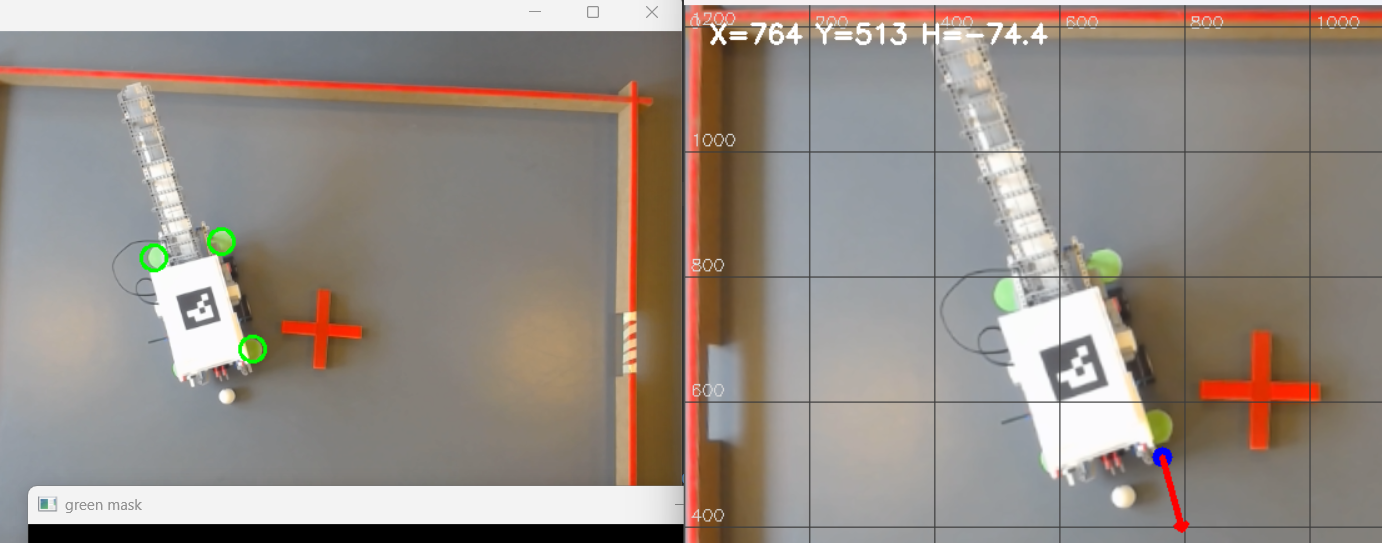
#> input picture 2cornertest.png, 1382 x 543 px, given in place of the camera
$ python white_closed.py
#> lines starting #> are read from the running program, lines starting #| are printed output that depends on the picture; after the words box and inside, x2 and y2 are one past the last pixel; in counts of white or black regions, pixels touching at a corner belong together
#> further down, frame is the input picture: shape (543, 1382, 3); mean B, G, R 132.9, 140.7, 150.6
### vision_bestfit/balls/ball_edges.py
# ball_edges.py
import cv2
import numpy as np

def compute_ball_edges(frame):
    """
    Input: BGR frame
    Output: edges_clean (uint8)
    """

    hsv = cv2.cvtColor(frame, cv2.COLOR_BGR2HSV)
#> hsv: shape (543, 1382, 3); mean H, S, V 45.5, 38.9, 153.5
    v = hsv[:, :, 2]
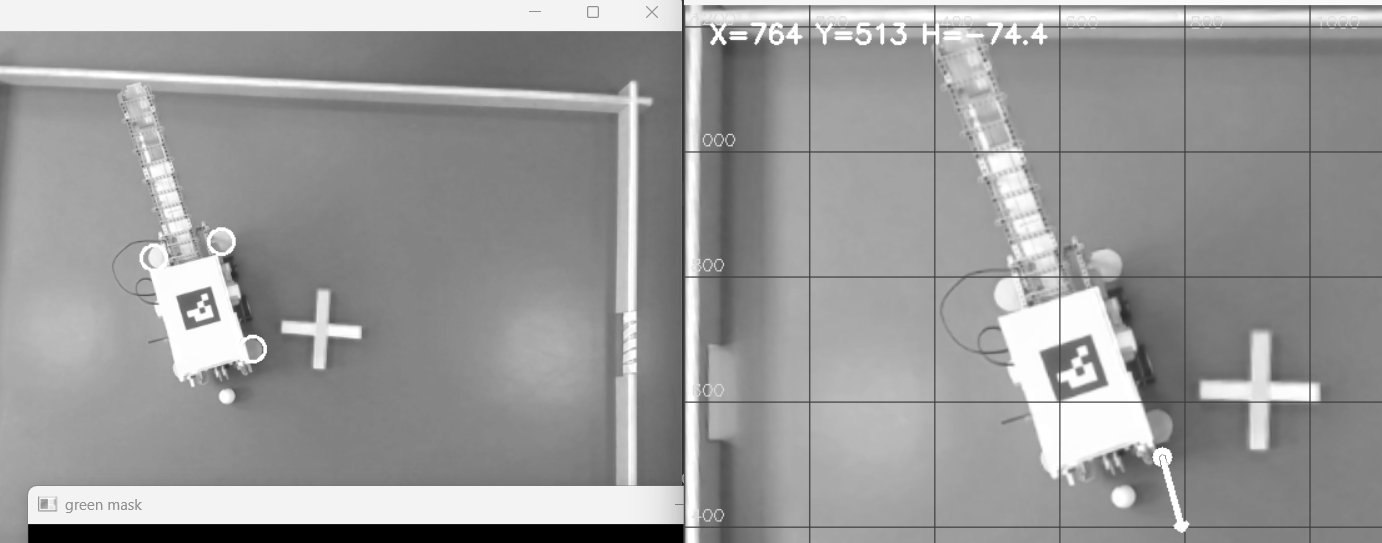
#> v: shape (543, 1382); min 0, max 255, mean 153.5

    clahe = cv2.createCLAHE(clipLimit=2.2, tileGridSize=(8, 8))
    v = clahe.apply(v)

    v = cv2.medianBlur(v, 7)
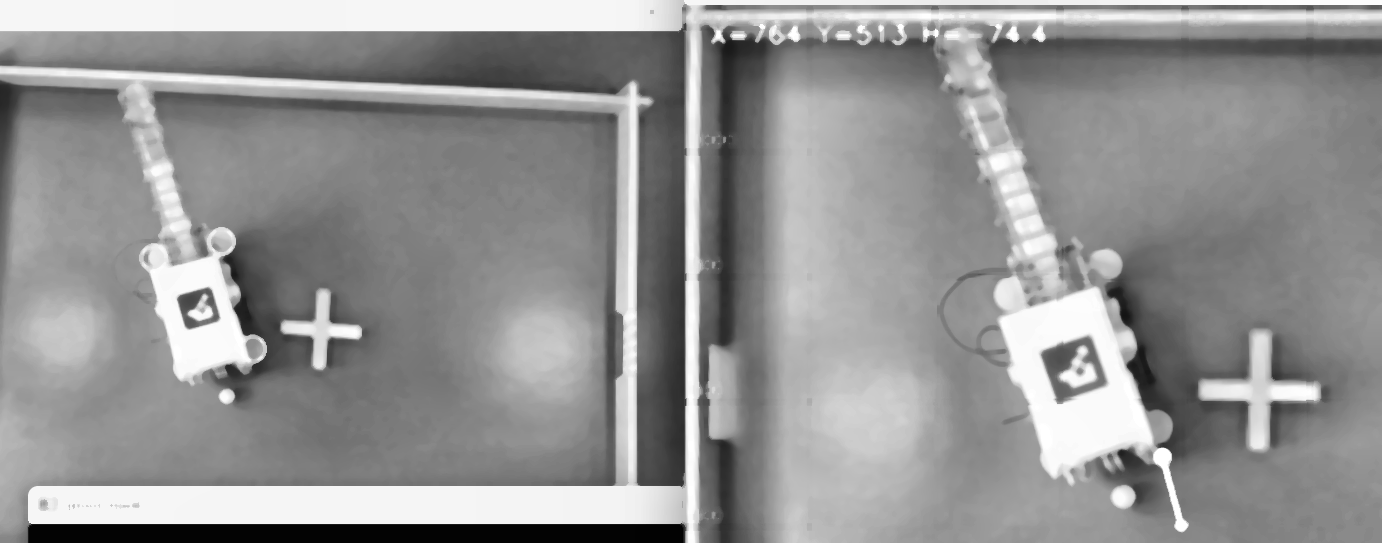
#> v: shape (543, 1382); min 2, max 255, mean 146.9
    v = cv2.GaussianBlur(v, (9, 9), 1.0)

    edges = cv2.Canny(v, 50, 150)
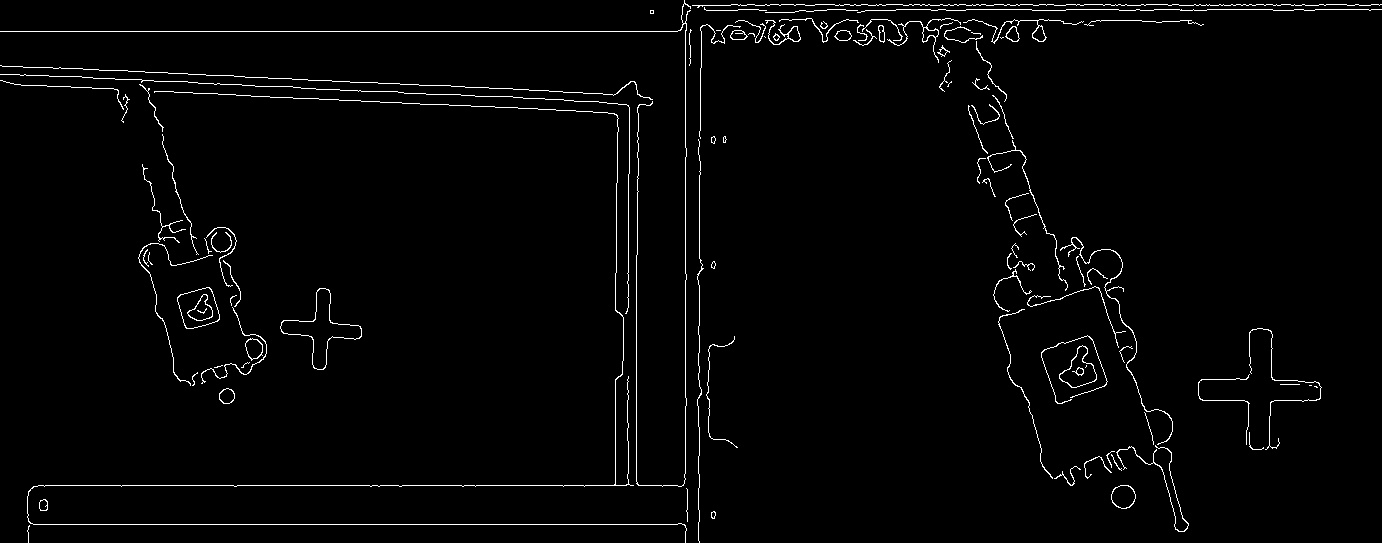
#> edges: shape (543, 1382); 2% white in thin lines or dots

    # fjern lange linjer (banen)
    k_h = cv2.getStructuringElement(cv2.MORPH_RECT, (25, 1))
    k_v = cv2.getStructuringElement(cv2.MORPH_RECT, (1, 25))
    edges = cv2.subtract(edges, cv2.morphologyEx(edges, cv2.MORPH_OPEN, k_h))
#> edges: shape (543, 1382); 1.6% white in thin lines or dots
    edges = cv2.subtract(edges, cv2.morphologyEx(edges, cv2.MORPH_OPEN, k_v))
#> edges: shape (543, 1382); 1.4% white in thin lines or dots

    # Let ekstra forstærkning for at lukke figurer
    edges_clean = cv2.dilate(
        edges,
        cv2.getStructuringElement(cv2.MORPH_ELLIPSE, (3, 3)),
        iterations=2  # <-- 1 ekstra pixel
    )
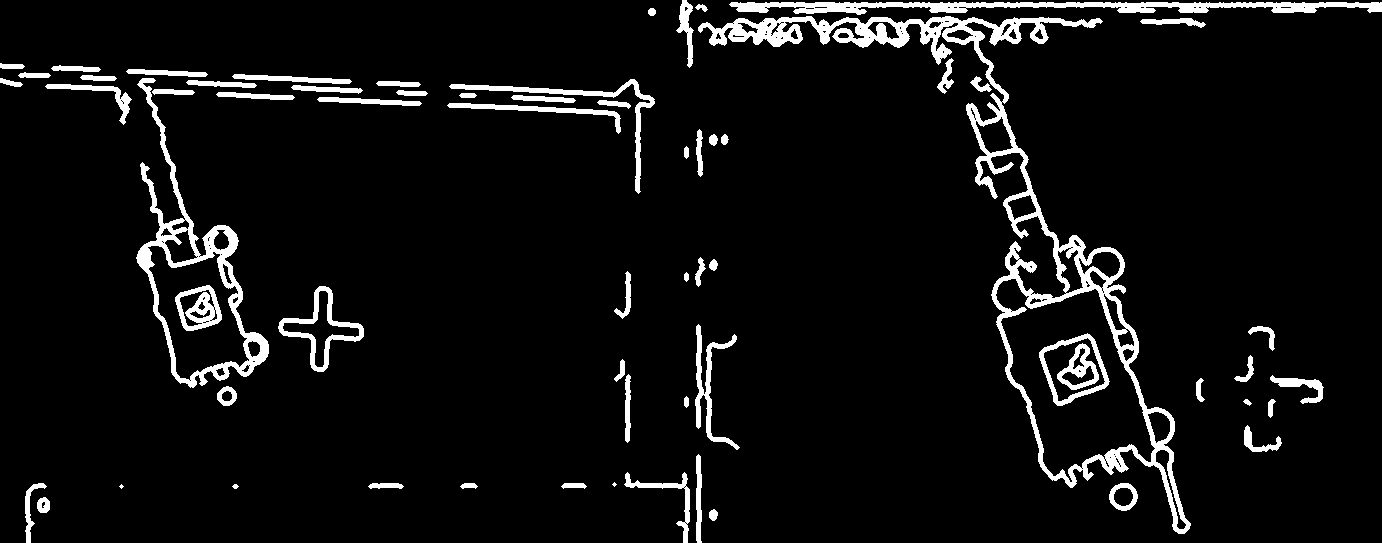
#> edges_clean: shape (543, 1382); 6.2% white; 65 white regions (2 under 20 px), largest, box (x1, y1, x2, y2) and area: (698, 16, 1191, 534) 16366, (136, 78, 269, 388) 5570, (729, 2, 1382, 15) 4532

    return edges_clean


# -------------------------------------------------
# TEST
# -------------------------------------------------
# [23 lines that do not run on import are left out]

### vision_bestfit/balls/white_closed.py
# white_closed.py
import numpy as np
import cv2

from ball_edges import compute_ball_edges


def compute_white_closed(frame):
    """
    Input:  BGR frame
    Output: white_closed (uint8) – alle lukkede former fyldt
    """

    edges = compute_ball_edges(frame)

    # === VIGTIGT: luk små huller i edge-figurer ===
    kernel = cv2.getStructuringElement(cv2.MORPH_ELLIPSE, (5, 5))
    edges_closed = cv2.morphologyEx(edges, cv2.MORPH_CLOSE, kernel, iterations=2)
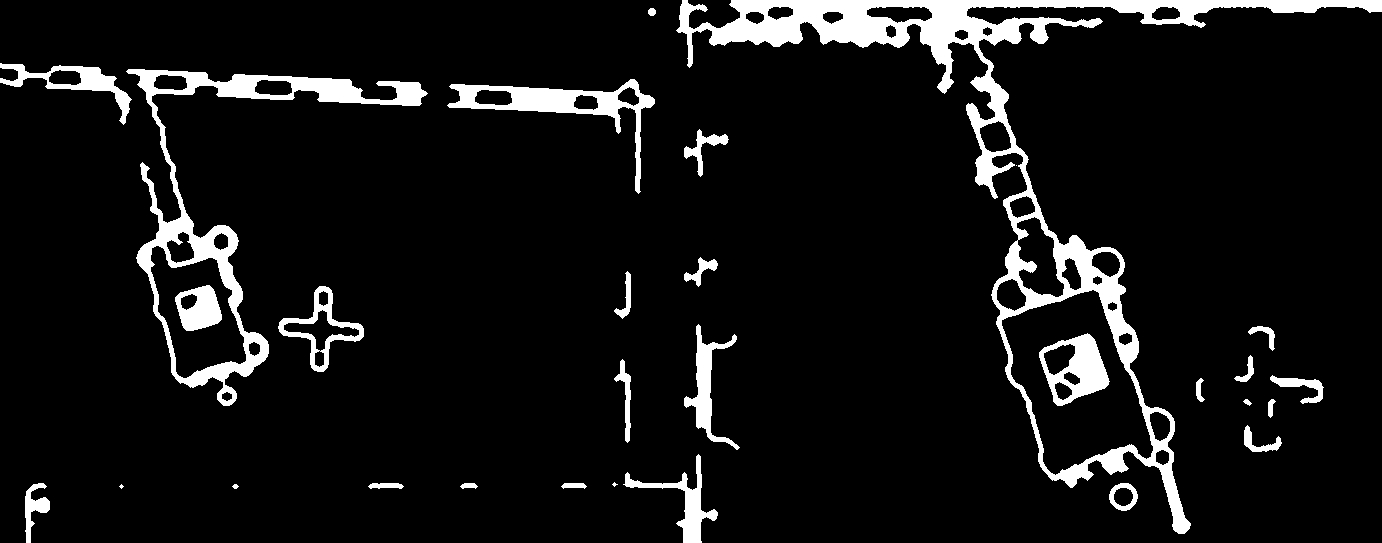
#> edges_closed: shape (543, 1382); 7.9% white; 30 white regions (3 under 20 px)

    # Find alle eksterne konturer
    contours, _ = cv2.findContours(
        edges_closed, cv2.RETR_EXTERNAL, cv2.CHAIN_APPROX_SIMPLE
    )
#> contours = 28 contours, 4 with area under 20; largest, box (x1, y1, x2, y2) and area: (676, 0, 1382, 534) 51214, (126, 69, 428, 406) 19706, (447, 79, 655, 194) 4804, (278, 286, 364, 372) 2620, (0, 63, 132, 125) 2061

    white_closed = np.zeros(edges.shape, dtype=np.uint8)

    for cnt in contours:
        area = cv2.contourArea(cnt)

        # Kun areal-filtrering (ingen formforståelse!)
        if area < 80:
            continue

        cv2.drawContours(
            white_closed, [cnt], -1, 255, thickness=cv2.FILLED
        )
#> this loop made 28 passes
#> area on passes 3, 4, 5, 6, 7, 9, 10, 11, 12, 13, 14, 15: 585, 92, 60, 132, 547, 1518.5, 301.5, 72, 25, 96.5, 478.5, 397.5
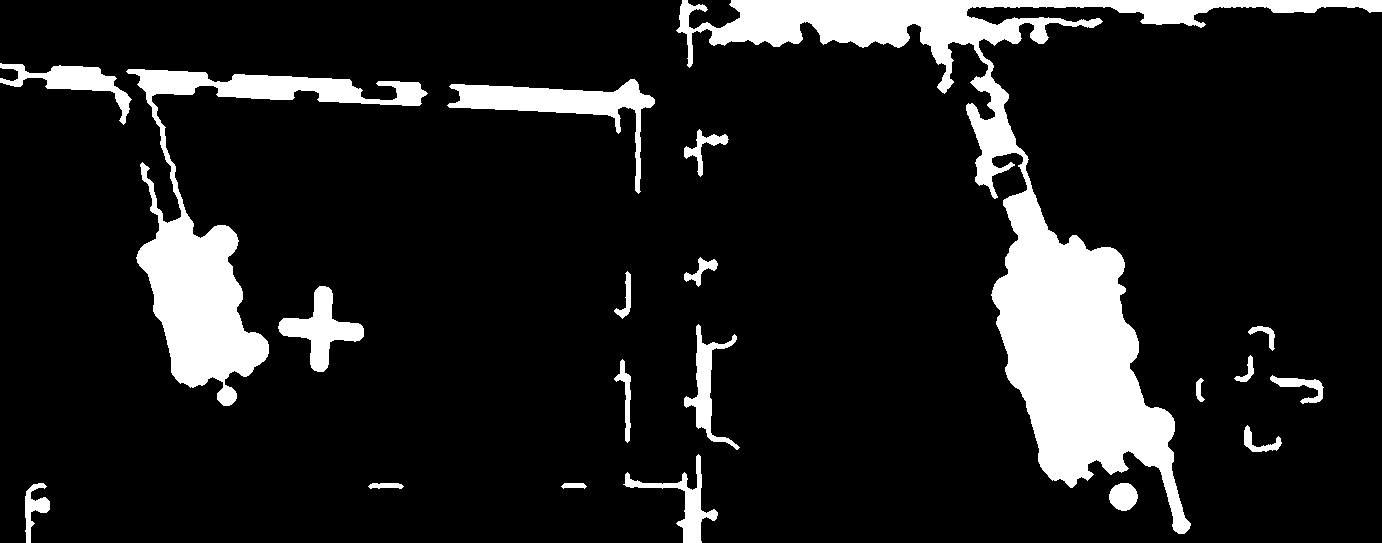
#> white_closed: shape (543, 1382); 12.2% white; 20 white regions, largest, box (x1, y1, x2, y2) and area: (676, 0, 1382, 534) 53019, (126, 69, 428, 406) 20517, (447, 79, 655, 194) 5133

    return white_closed, edges, edges_closed


# -------------------------------------------------
# TEST
# -------------------------------------------------
if __name__ == "__main__":

    cap = cv2.VideoCapture(0, cv2.CAP_DSHOW)
    cap.set(cv2.CAP_PROP_FRAME_WIDTH, 1280)
    cap.set(cv2.CAP_PROP_FRAME_HEIGHT, 720)

    cv2.namedWindow("camera", cv2.WINDOW_NORMAL)
    cv2.namedWindow("edges", cv2.WINDOW_NORMAL)
    cv2.namedWindow("edges_closed", cv2.WINDOW_NORMAL)
    cv2.namedWindow("white_closed", cv2.WINDOW_NORMAL)

    while True:
        ret, frame = cap.read()
        if not ret:
            break

        white_closed, edges, edges_closed = compute_white_closed(frame)

        cv2.imshow("camera", frame)
        cv2.imshow("edges", edges)
        cv2.imshow("edges_closed", edges_closed)
        cv2.imshow("white_closed", white_closed)

        if cv2.waitKey(1) & 0xFF == 27:
#> (key Esc is pressed here)
            break

    cap.release()
    cv2.destroyAllWindows()

$ run again, on ball_next_to_wall.png
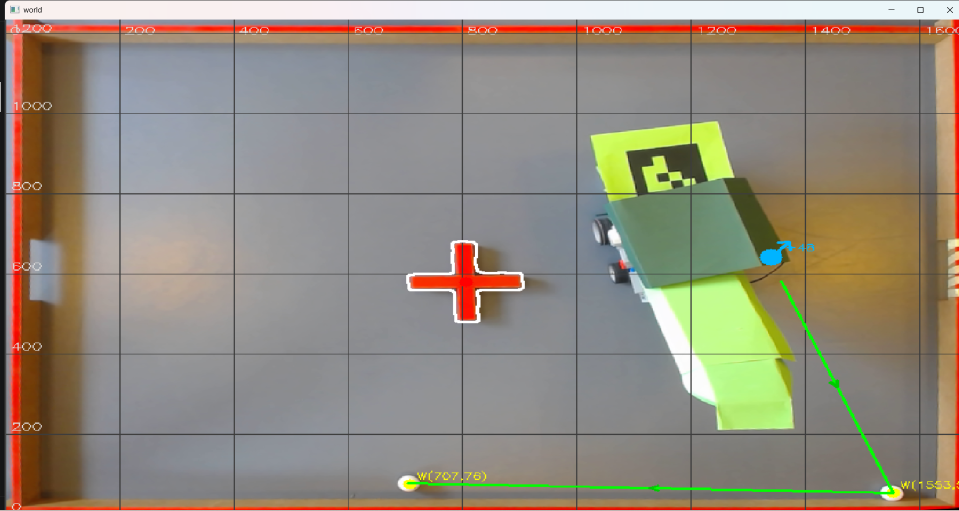
#> input picture ball_next_to_wall.png, 1918 x 1021 px, given in place of the camera (shown at 1/2 size)
#> frame is the input picture: shape (1021, 1918, 3); mean B, G, R 124.3, 138.4, 146.6
#> hsv: shape (1021, 1918, 3); mean H, S, V 58.9, 51.1, 154
#> in compute_ball_edges, `edges = cv2.Canny(v, 50, 150)`:
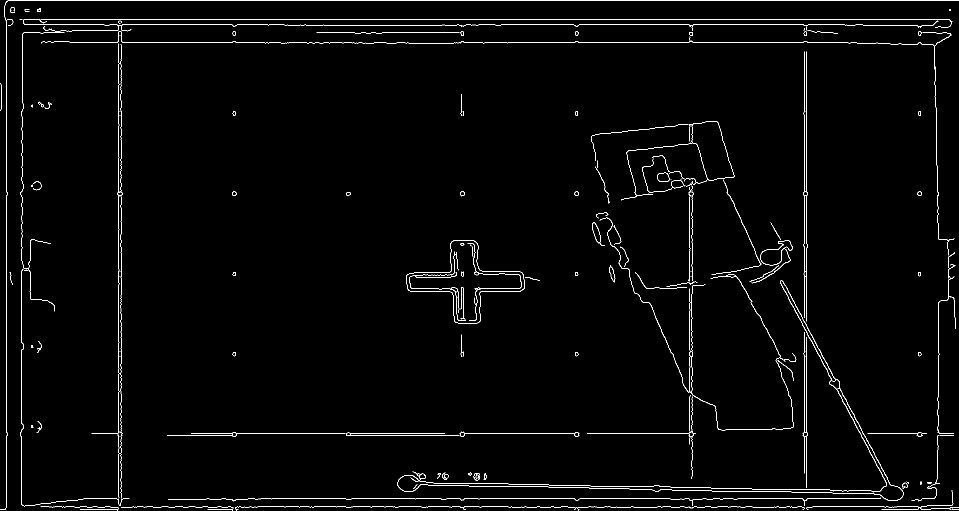
#> edges: shape (1021, 1918) (shown at 1/2 size); 1.7% white in thin lines or dots
#> edges_clean: shape (1021, 1918); 3.9% white; 184 white regions (15 under 20 px), largest, box (x1, y1, x2, y2) and area: (1180, 240, 1595, 816) 12827, (1558, 559, 1820, 1004) 7664, (1190, 422, 1453, 960) 5379
#> edges_closed: shape (1021, 1918); 4.3% white; 158 white regions (13 under 20 px)
#> contours = 158 contours, 20 with area under 20; largest, box (x1, y1, x2, y2) and area: (1180, 240, 1595, 816) 28260, (1558, 559, 1820, 1004) 8660, (1182, 422, 1453, 960) 7695, (42, 726, 517, 1021) 4922, (810, 478, 971, 584) 3186
#> the loop in compute_white_closed, `for cnt in contours:` made 158 passes
#> area on passes 1, 2, 5: 50.5, 20, 24
#> after the loop in compute_white_closed, `for cnt in contours:`:
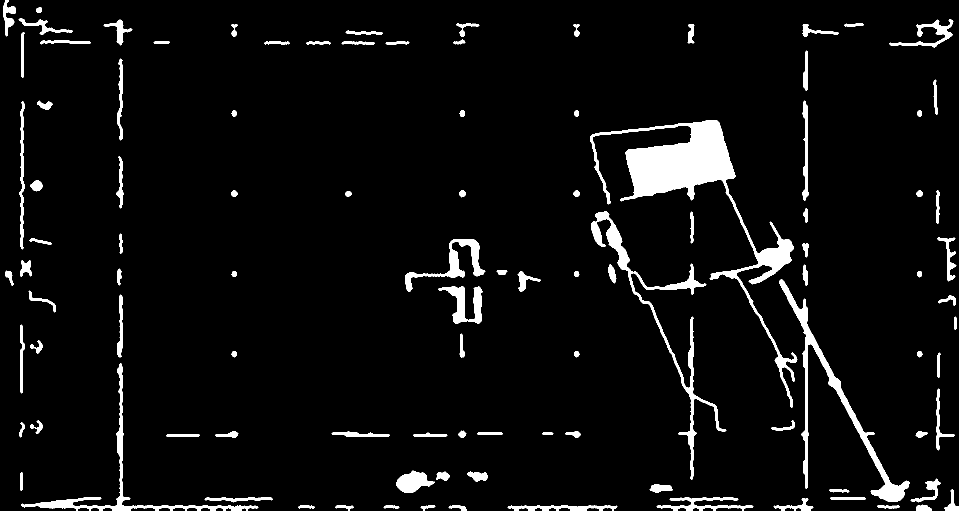
#> white_closed: shape (1021, 1918) (shown at 1/2 size); 5.1% white; 104 white regions, largest, box (x1, y1, x2, y2) and area: (1180, 240, 1595, 816) 29717, (1558, 559, 1820, 1004) 9492, (1182, 422, 1453, 960) 8797

$ run again, on cornertest.png
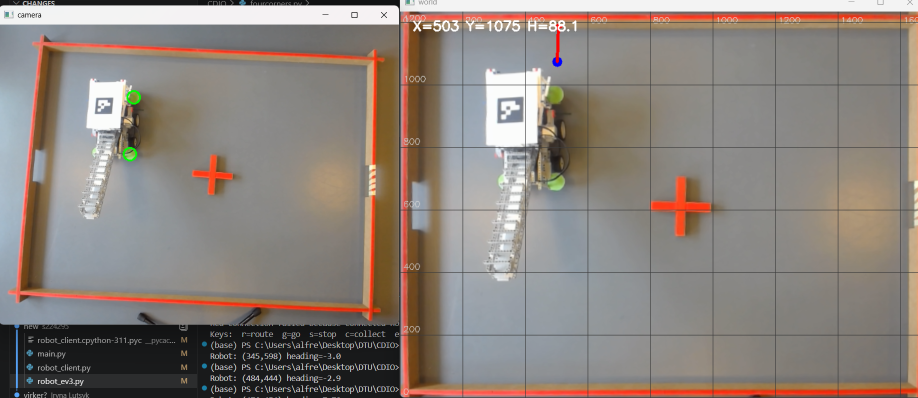
#> input picture cornertest.png, 1836 x 796 px, given in place of the camera (shown at 1/2 size)
#> frame is the input picture: shape (796, 1836, 3); mean B, G, R 123.1, 129.8, 139.4
#> hsv: shape (796, 1836, 3); mean H, S, V 47.9, 38.3, 142.8
#> in compute_ball_edges, `edges = cv2.Canny(v, 50, 150)`:
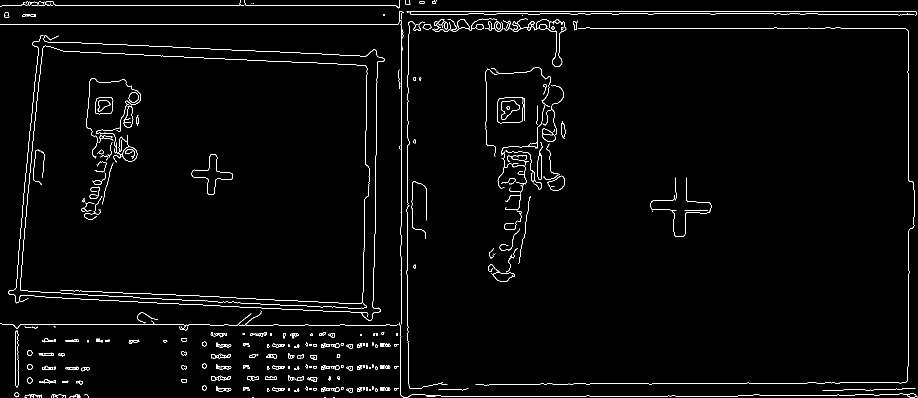
#> edges: shape (796, 1836) (shown at 1/2 size); 2% white in thin lines or dots
#> edges_clean: shape (796, 1836); 6.3% white; 251 white regions (11 under 20 px), largest, box (x1, y1, x2, y2) and area: (171, 155, 284, 400) 6650, (861, 20, 1798, 32) 6006, (814, 35, 1135, 71) 5422
#> edges_closed: shape (796, 1836); 7.6% white; 162 white regions (5 under 20 px)
#> contours = 162 contours, 13 with area under 20; largest, box (x1, y1, x2, y2) and area: (969, 133, 1133, 565) 20460, (14, 68, 578, 654) 17240, (803, 20, 1836, 79) 14500, (160, 155, 284, 441) 11156, (381, 306, 468, 392) 2696
#> the loop in compute_white_closed, `for cnt in contours:` made 162 passes
#> area on passes 3, 5, 6: 52, 46, 66
#> after the loop in compute_white_closed, `for cnt in contours:`:
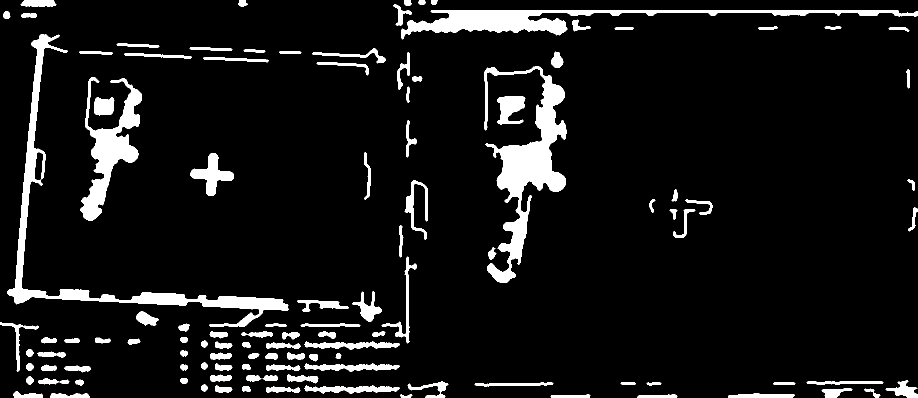
#> white_closed: shape (796, 1836) (shown at 1/2 size); 8.2% white; 116 white regions, largest, box (x1, y1, x2, y2) and area: (969, 133, 1133, 565) 21466, (14, 68, 578, 654) 18616, (803, 20, 1836, 79) 15694
